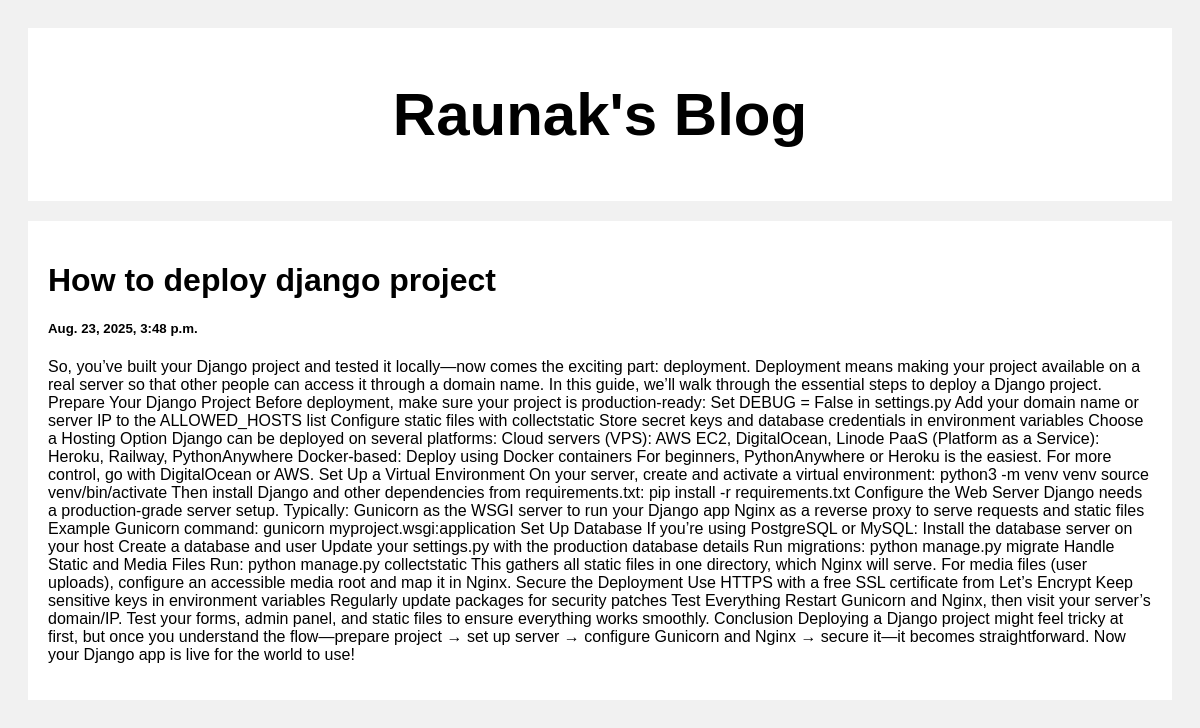
/post/1, run on the app's committed database.
### posts/models.py (models this page shows)
class Post(models.Model):
    title = models.CharField(max_length=100)
    body = models.CharField(max_length=1000000)
    created_at = models.DateTimeField(default=datetime.now, blank=True)

### posts/views.py (the view)
def post(request , pk):
    posts = Post.objects.get(id=pk)
    return render(request,'posts.html',{'posts':posts})

### templates/posts.html (shortened to what this page needs)
<!DOCTYPE html>
<html>
<head>
</head>
<body>
<div class="header">
  <h2>Raunak's Blog</h2>
</div>
<div class="row">
  <div class="leftcolumn">
    <div class="card">
        <h1>{{posts.title}}</h1>
        <h5>{{posts.created_at}}</h5>
        <p>{{posts.body}}</p>
    </div>
  </div>
</div>
</body>
</html>

### templates/posts.html (style rules this page uses)
* { box-sizing: border-box; }
body { font-family: Arial; padding: 20px; background: #f1f1f1; }
.header { padding: 2px; font-size: 40px; text-align: center; background: white; }
.leftcolumn { float: left; width: 100%; }
.card { background-color: white; padding: 20px; margin-top: 20px; }
.row:after { content: ""; display: table; clear: both; }

### data on the page
Post: title "How to deploy django project", created_at "Aug. 23, 2025, 3:48 p.m.", body "So, you’ve built your Django project and tested it locally—now comes the exciting part: deployment. Deployment means making your project available on a real server so that other people can access it through a domain name. In this guide, we’ll walk through the essential steps to deploy a Django project. Prepare Your Django Project Before deployment, make sure your project is production-ready: Set DEBUG = False in settings.py Add your domain name or server IP to the ALLOWED_HOSTS list Configure static files with collectstatic Store secret keys and database credentials in environment variables Choose a Hosting Option Django can be deployed on several platforms: Cloud servers (VPS): AWS EC2,…"
